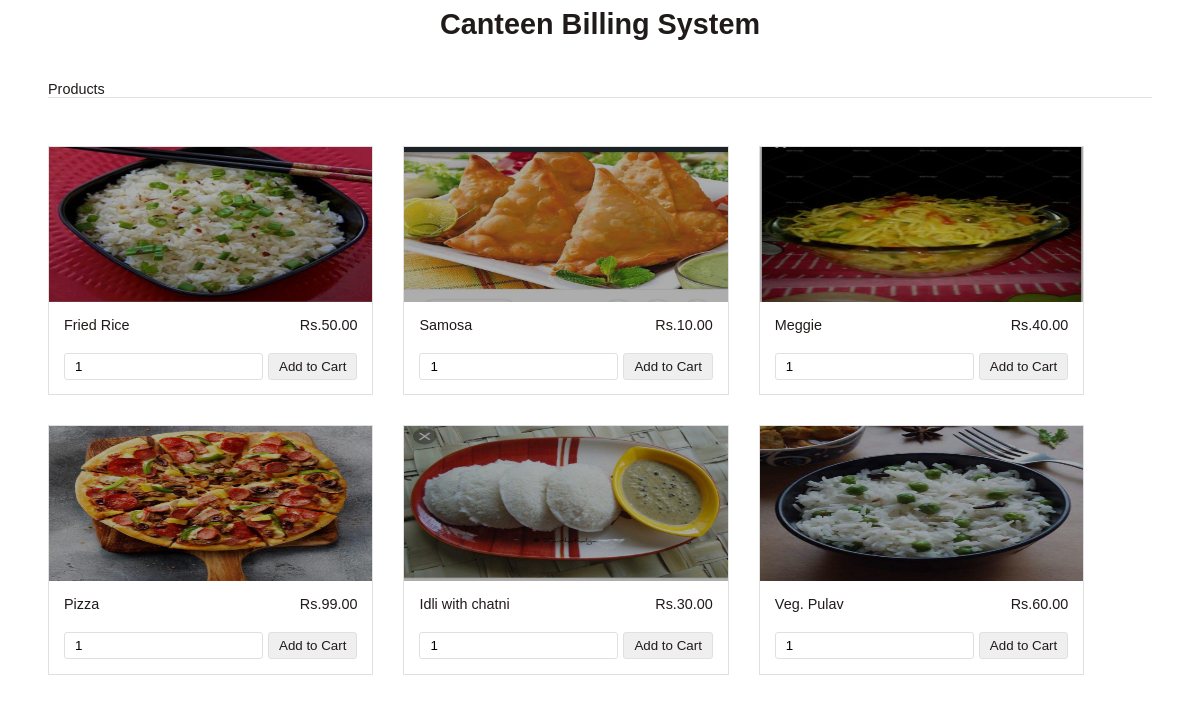
Page /productlist.php on the committed database.
### tables this page shows
CREATE TABLE IF NOT EXISTS `tbl_product` (
  `id` int(8) NOT NULL AUTO_INCREMENT,
  `name` varchar(255) NOT NULL,
  `code` varchar(255) NOT NULL,
  `image` text NOT NULL,
  `price` double(10,2) NOT NULL,
  PRIMARY KEY (`id`),
  UNIQUE KEY `product_code` (`code`)
);

### dbcontroller.php (called while the page is built, shortened)
<?php
class DBController {
	private $host = "localhost";
	private $user = "root";
	private $password = "usbw";
	private $database = "cbs";
	private $conn;
	function __construct() {
		$this->conn = $this->connectDB();
	}
	function connectDB() {
		$conn = mysqli_connect($this->host,$this->user,$this->password,$this->database);
		return $conn;
	}
	function runQuery($query) {
		$result = mysqli_query($this->conn,$query);
		while($row=mysqli_fetch_assoc($result)) {
			$resultset[] = $row;
		}
		if(!empty($resultset))
			return $resultset;
	}
}
?>

### productlist.php (the view, shortened to what this page needs)
<HTML>
<HEAD>
<link href="style.css" type="text/css" rel="stylesheet" />
</HEAD>
<BODY>
<header>
	<center>
	<h1>Canteen Billing System</h1>
	</center>
</header>
<div id="product-grid">
	<div class="txt-heading">Products</div>
	<?php
	require_once("dbcontroller.php");
	$db_handle = new DBController();
	$product_array = $db_handle->runQuery("SELECT * FROM tbl_product ORDER BY id ASC");
	if (!empty($product_array)) {
		foreach($product_array as $key=>$value){
	?>
		<div class="product-item">
			<form method="post" action="receipt.php?action=add&code=<?php echo $product_array[$key]["code"]; ?>">
			<img src="<?php echo $product_array[$key]["image"]; ?>" style="height: 155px;width: 100%;"/>
			<div class="product-tile-footer">
			<div class="product-title">
			<?php echo $product_array[$key]["name"]; ?>
			<div class="product-price"><?php echo "Rs.".$product_array[$key]["price"]; ?></div>
			</div>
			<div class="cart-action"><input type="number" class="product-quantity" name="quantity" value="1" size="2" />
				<button type="submit" class="btnAddAction">Add to Cart</button></div>
			</div>
			</form>
		</div>
	<?php
		}
	}
	?>
</div>
</BODY>
</HTML>

### style.css (style rules this page uses)
body { font-family: Arial; color: #211a1a; font-size: 0.9em; height: 100%; }
#product-grid { margin: 40px; }
.txt-heading { color: #211a1a; border-bottom: 1px solid #E0E0E0; overflow: auto; }
.btnAddAction { padding: 5px 10px; margin-left: 5px; background-color: #efefef; border: #E0E0E0 1px solid; color: #211a1a; float: right; text-decoration: none; border-radius: 3px; cursor: pointer; }
#product-grid .txt-heading { margin-bottom: 18px; }
.product-item { float: left; background: #ffffff; margin: 30px 30px 0px 0px; border: #E0E0E0 1px solid; }
.product-title { margin-bottom: 20px; }
.product-price { float:right; }
.cart-action { float: right; }
.product-quantity { padding: 5px 10px; border-radius: 3px; border: #E0E0E0 1px solid; }
.product-tile-footer { padding: 15px 15px 0px 15px; overflow: auto; }

### rows in the picture
tbl_product: image (picture), name "Fried Rice", price "50.00"
tbl_product: image (picture), name "Samosa", price "10.00"
tbl_product: image (picture), name "Meggie", price "40.00"
tbl_product: image (picture), name "Pizza", price "99.00"
tbl_product: image (picture), name "Idli with chatni", price "30.00"
tbl_product: image (picture), name "Veg. Pulav", price "60.00"
